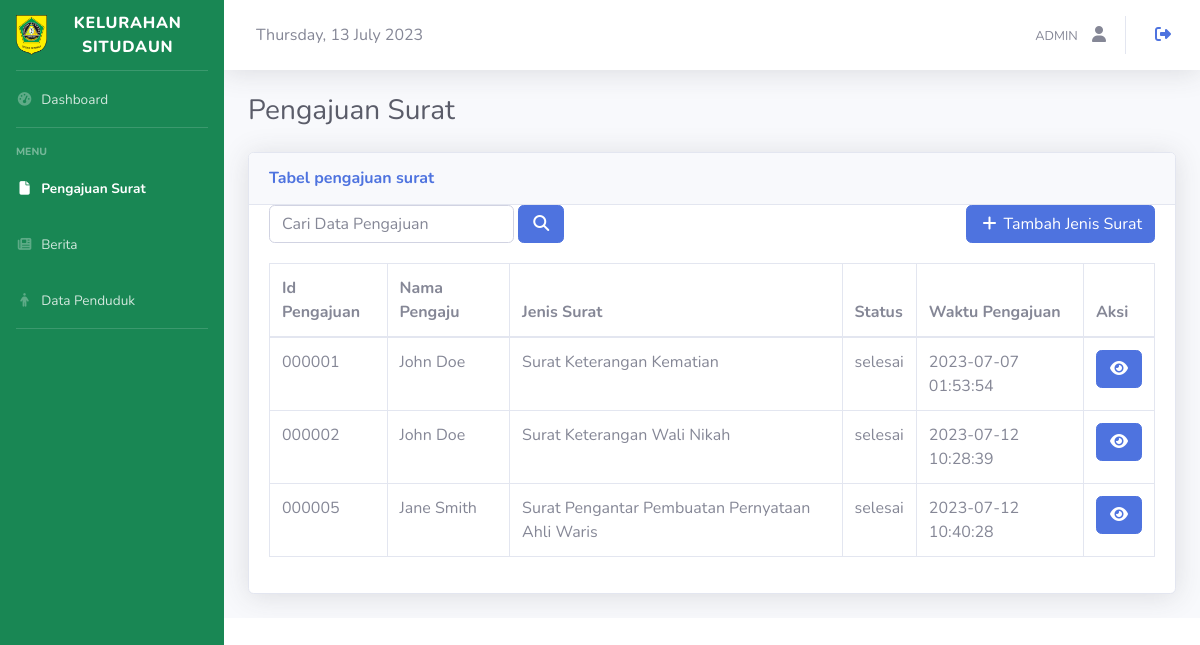
The page /admin/index.php?p=pengajuan-surat (signed in) on the database its author committed.
### tables this page shows
CREATE TABLE `pengajuan_surat` (
  `id_pengajuan_surat` int(6) UNSIGNED ZEROFILL NOT NULL,
  `id_penduduk` int(11) NOT NULL,
  `id_surat` int(11) NOT NULL,
  `no_wa` varchar(13) NOT NULL,
  `status` enum('diproses','selesai') NOT NULL DEFAULT 'diproses',
  `keterangan` text NOT NULL DEFAULT 'Tidak ada keterangan',
  `created_at` timestamp NOT NULL DEFAULT current_timestamp()
);

CREATE TABLE `penduduk` (
  `id_penduduk` int(11) NOT NULL,
  `nik` varchar(16) NOT NULL,
  `nama` varchar(50) NOT NULL,
  `tempat_lahir` varchar(30) NOT NULL,
  `tanggal_lahir` date NOT NULL,
  `jenis_kelamin` enum('laki-laki','perempuan') NOT NULL,
  `alamat` varchar(200) NOT NULL,
  `agama` varchar(30) NOT NULL,
  `status_perkawinan` enum('belum kawin','kawin','cerai hidup','cerai mati') NOT NULL,
  `pekerjaan` varchar(30) NOT NULL,
  `kewarganegaraan` enum('WNI','WNA') NOT NULL
);

CREATE TABLE `surat` (
  `id_surat` int(11) NOT NULL,
  `nama_surat` varchar(120) NOT NULL
);

### process/read-pengajuan-surat.php (called while the page is built)
<?php
include 'database.php';
$sql = "SELECT * FROM pengajuan_surat, penduduk, surat WHERE pengajuan_surat.id_penduduk = penduduk.id_penduduk AND pengajuan_surat.id_surat = surat.id_surat";
$result = mysqli_query($conn, $sql);

### admin/pengajuan-surat.php (the view)
<?php
include '../process/read-pengajuan-surat.php';
?>
<div>
    <div class="mb-4">
        <h1 class="h3 mb-0 text-gray-800">Pengajuan Surat</h1>
    </div>
    <div>
        <div class="card shadow mb-4">
            <div class="card-header py-3">
                <h6 class="m-0 font-weight-bold text-primary">Tabel pengajuan surat</h6>
            </div>
            <div class="d-flex justify-content-between" style="padding: 0 20px;">
                <form action="" class="d-flex justify-content-between col-4 p-0">
                    <input class="form-control" type="text" name="cari" placeholder="Cari Data Pengajuan">
                    <button type="submit" class="btn btn-primary ml-1">
                        <i class="fas fa-fw fa-search"></i>
                    </button>
                </form>
                <div>
                    <a href="index.php?p=tambah-surat" class="btn btn-primary">
                        <i class="fas fa-fw fa-add"></i> Tambah Jenis Surat
                    </a>
                </div>
            </div>
            <div class="card-body">
                <div class="table-responsive">
                    <table class="table table-bordered" cellspacing="0" width="100%">
                        <thead>
                            <tr class="">
                                <th>Id Pengajuan</th>
                                <th>Nama Pengaju</th>
                                <th>Jenis Surat</th>
                                <th>Status</th>
                                <th>Waktu Pengajuan</th>
                                <th>Aksi</th>
                            </tr>
                        </thead>
                        <tbody>
                            <?php while ($data = mysqli_fetch_assoc($result)) { ?>
                                <tr>
                                    <td><?php echo $data['id_pengajuan_surat']; ?></td>
                                    <td><?php echo $data['nama']; ?></td>
                                    <td><?php echo $data['nama_surat']; ?></td>
                                    <td><?php echo $data['status']; ?></td>
                                    <td><?php echo $data['created_at']; ?></td>
                                    <td>
                                        <a href="index.php?p=lihat-pengajuan-surat&id=<?= $data['id_pengajuan_surat']; ?>" class="btn btn-primary">
                                            <i class="fas fa-fw fa-eye"></i>
                                        </a>
                                    </td>
                                </tr>
                            <?php }; ?>
                        </tbody>
                    </table>
                </div>
            </div>
        </div>
    </div>
</div>

### rows shown on the page
pengajuan_surat: id_pengajuan_surat "000001", id_penduduk.nama "John Doe", id_surat.nama_surat "Surat Keterangan Kematian", status "selesai", created_at "2023-07-07 01:53:54"
pengajuan_surat: id_pengajuan_surat "000002", id_penduduk.nama "John Doe", id_surat.nama_surat "Surat Keterangan Wali Nikah", status "selesai", created_at "2023-07-12 10:28:39"
pengajuan_surat: id_pengajuan_surat "000005", id_penduduk.nama "Jane Smith", id_surat.nama_surat "Surat Pengantar Pembuatan Pernyataan Ahli Waris", status "selesai", created_at "2023-07-12 10:40:28"

### other values the page prints
strftime("%A, %d %B %Y") "Thursday, 13 July 2023"
$_SESSION['username'] "ADMIN"
